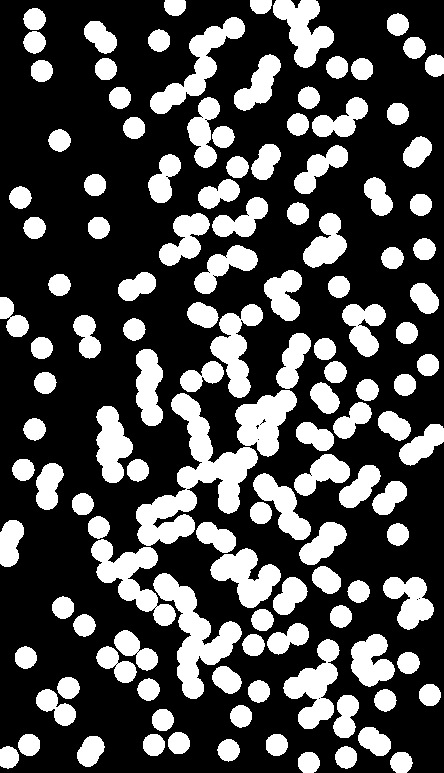
#> input picture Day2/Images/coins.jpg, 444 x 773 px, found by its file name
$ jupyter execute 2.ipynb
#> lines starting #> are read from the running program, lines starting #| are printed output that depends on the picture
[cell 1]
import numpy as np
import cv2 as cv
import matplotlib.pyplot as plt
from skimage import io
import skimage.morphology as morph

[cell 2]
url_path1 = "https://raw.githubusercontent.com/doltonfernandes/CVIT/master/Day2/Images/coins.jpg"
img = io.imread(url_path1, cv.IMREAD_GRAYSCALE)
#> img is the input picture: shape (773, 444); min 0, max 255, mean 76.2
plt.imshow(img, cmap="gray")

[cell 3]
h, w = img.shape[:2]
#> h = 773; w = 444
d = 18
r = d // 2

[cell 4]
kernel = morph.disk(r)
eroded = cv.erode(img, kernel)
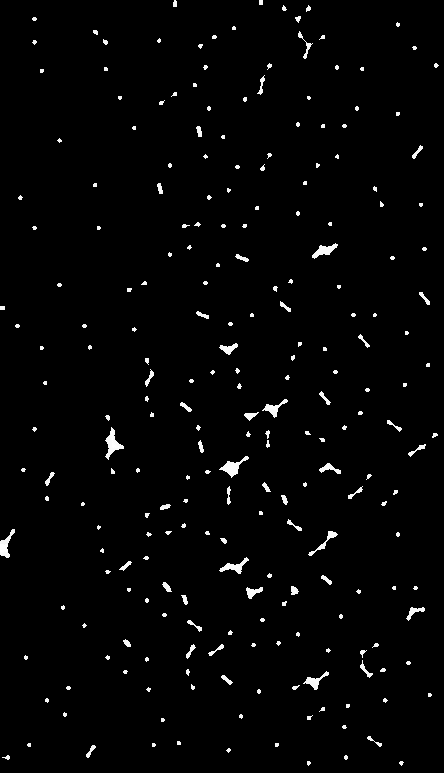
#> eroded: shape (773, 444); min 0, max 255, mean 4.9
eroded = cv.erode(eroded, morph.disk(2))
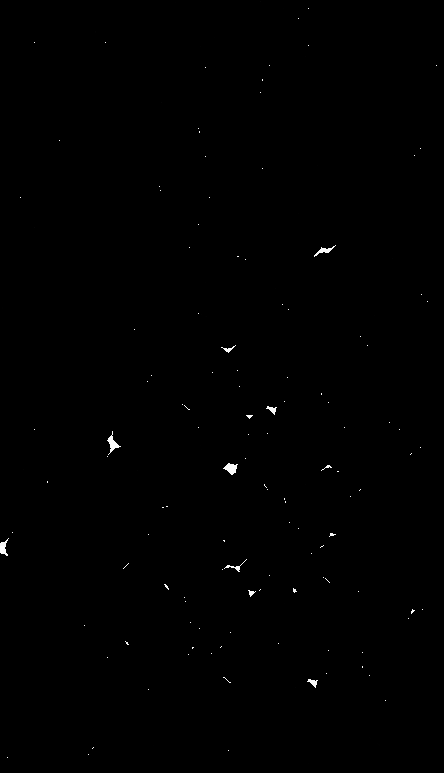
#> eroded: shape (773, 444); min 0, max 255, mean 0.6

overlapping = cv.dilate(eroded, morph.disk(r))
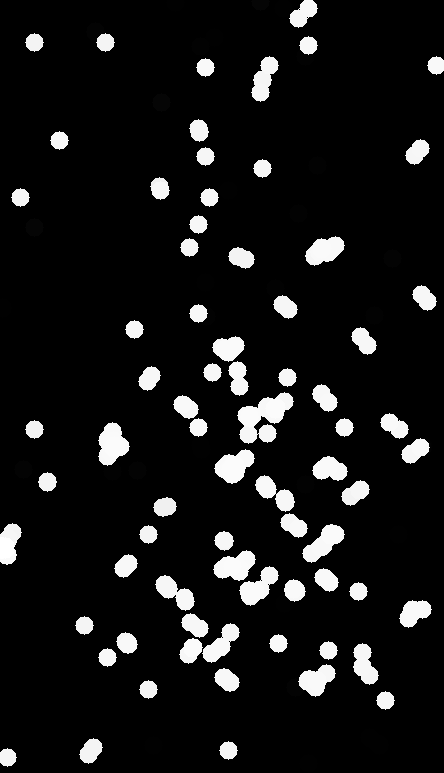
#> overlapping: shape (773, 444); min 0, max 255, mean 22.7

plt.imshow(overlapping, cmap="gray")

[cell 5]
pad = 5

_r = r - 2
coin_mask = morph.disk(_r)
overlay = morph.disk(_r + pad)
overlay[pad:-pad, pad:-pad] += coin_mask
kernel = overlay.astype("int") - 1

singles = cv.morphologyEx(img, cv.MORPH_HITMISS, kernel)
singles = cv.dilate(singles, morph.disk(r+1))
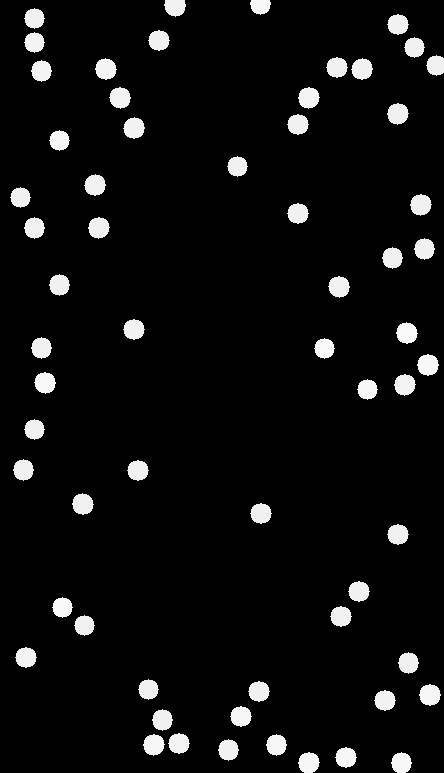
#> singles: shape (773, 444); min 0, max 249, mean 14.7

plt.imshow(kernel, cmap="gray")
plt.show()
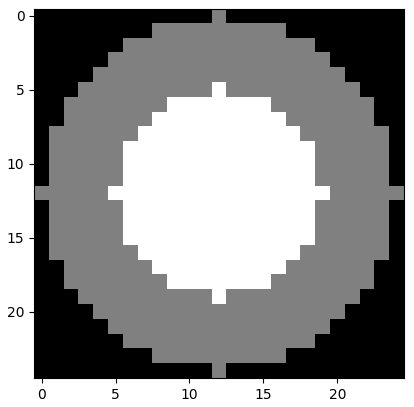
#> figure drawn by matplotlib, 1 panel
plt.imshow(singles, cmap="gray")

[cell 6]
overlapping2 = img - singles
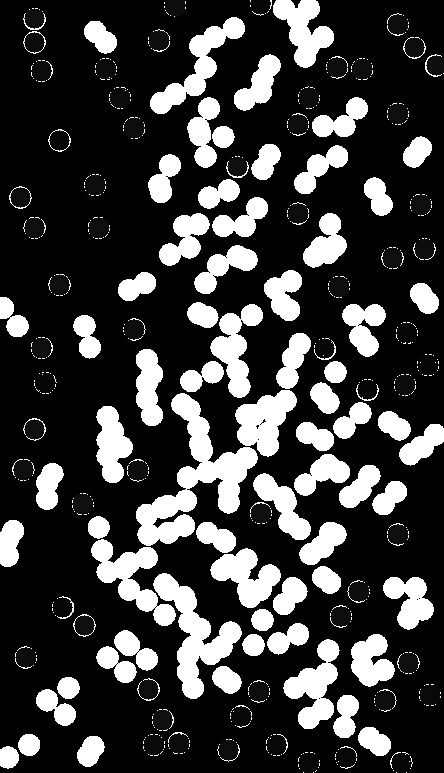
#> overlapping2: shape (773, 444); min 0, max 255, mean 61.6
overlapping2 = cv.erode(overlapping2, np.ones((3,3)))
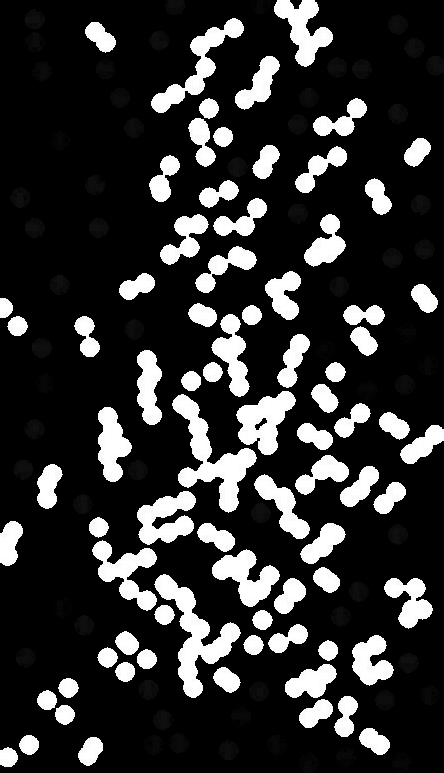
#> overlapping2: shape (773, 444); min 0, max 255, mean 48.3

fig = plt.figure()
ax = fig.add_subplot(121)
plt.title("subtract from singles")
ax.imshow(overlapping2, cmap="gray")

ax = fig.add_subplot(122)
plt.title("erosion")
ax.imshow(overlapping, cmap="gray")
